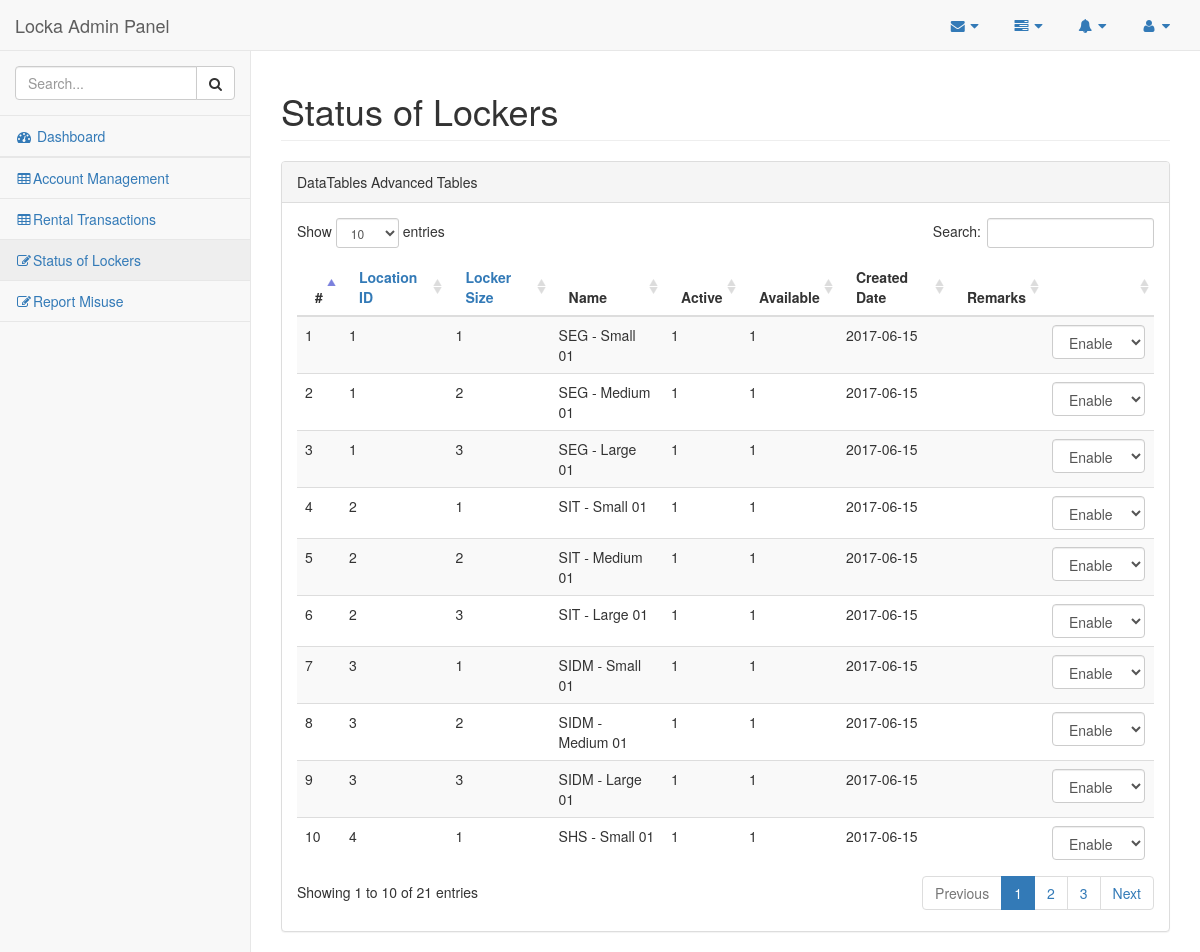
Page /index.php/lockerstatus on the committed database.
### tables this page shows
CREATE TABLE IF NOT EXISTS `tbl_locker` (
  `ID` int(11) NOT NULL,
  `Location_ID` int(11) NOT NULL COMMENT 'Location ID - foreign key from location table',
  `Locker_Size_ID` int(11) NOT NULL,
  `Name` varchar(45) DEFAULT NULL,
  `Desc` varchar(45) DEFAULT NULL,
  `Remarks` varchar(120) DEFAULT NULL,
  `Is_Available` tinyint(4) NOT NULL DEFAULT '0',
  `Is_Active` tinyint(4) NOT NULL DEFAULT '0',
  `Created_By` varchar(45) NOT NULL,
  `Created_Date` date NOT NULL,
  PRIMARY KEY (`ID`,`Location_ID`)
);

### application/controllers/LockerStatus.php (called while the page is built, shortened)
<?php
	class LockerStatus extends CI_Controller {
		public function index()
		{
			$this->load->model('AdminModel');
			$data['lockerlist'] = $this->AdminModel->GenerateLockerList();
			$this->load->view('Admin/AllLockerStatus', $data);
		}
	}
?>

### index.php (called while the page is built, shortened)
<?php
require_once BASEPATH.'core/CodeIgniter.php';

### application/models/AdminModel.php (called while the page is built, shortened)
<?php
	class AdminModel extends CI_Model
	{
		function GenerateLockerList()
		{
			$this->db->select('*');
			$this->db->from('tbl_locker');
			$query = $this->db->get();
			$result = $query->result();
			$list = Array();
			for ($i = 0; $i < count($result); $i++)
			{
				$list[$i] = (object)NULL;
				$list[$i]->Location_ID = $result[$i]->Location_ID;
				$list[$i]->Locker_Size_ID = $result[$i]->Locker_Size_ID;
				$list[$i]->Name = $result[$i]->Name;
				$list[$i]->Desc = $result[$i]->Desc;
				$list[$i]->Remarks = $result[$i]->Remarks;
				$list[$i]->Is_Active = $result[$i]->Is_Active;
				$list[$i]->Is_Available = $result[$i]->Is_Available;
				$list[$i]->Created_By = $result[$i]->Created_By;
				$list[$i]->Created_Date = $result[$i]->Created_Date;
			}
			return $list;
		}
	}
?>

### application/views/Admin/AllLockerStatus.php (the view, shortened to what this page needs)
<!DOCTYPE html>
<html lang="en">
<head>
    <link href="<?=base_url()?>assets/admin-bs/vendor/bootstrap/css/bootstrap.min.css" rel="stylesheet">
    <link href="<?=base_url()?>assets/admin-bs/vendor/metisMenu/metisMenu.min.css" rel="stylesheet">
    <link href="<?=base_url()?>assets/admin-bs/vendor/datatables-plugins/dataTables.bootstrap.css" rel="stylesheet">
    <link href="<?=base_url()?>assets/admin-bs/vendor/datatables-responsive/dataTables.responsive.css" rel="stylesheet">
    <link href="<?=base_url()?>assets/admin-bs/dist/css/sb-admin-2.css" rel="stylesheet">
    <link href="<?=base_url()?>assets/admin-bs/vendor/font-awesome/css/font-awesome.min.css" rel="stylesheet" type="text/css">
</head>
<body>
    <div id="wrapper">
        <nav class="navbar navbar-default navbar-static-top" role="navigation" style="margin-bottom: 0">
            <div class="navbar-header">
                <a class="navbar-brand" href="AdminHome">Locka Admin Panel</a>
            </div>
            <ul class="nav navbar-top-links navbar-right">
                <li class="dropdown">
                    <a class="dropdown-toggle" data-toggle="dropdown" href="#">
                        <i class="fa fa-envelope fa-fw"></i> <i class="fa fa-caret-down"></i>
                    </a>
                </li>
                <li class="dropdown">
                    <a class="dropdown-toggle" data-toggle="dropdown" href="#">
                        <i class="fa fa-tasks fa-fw"></i> <i class="fa fa-caret-down"></i>
                    </a>
                </li>
                <li class="dropdown">
                    <a class="dropdown-toggle" data-toggle="dropdown" href="#">
                        <i class="fa fa-bell fa-fw"></i> <i class="fa fa-caret-down"></i>
                    </a>
                </li>
                <li class="dropdown">
                    <a class="dropdown-toggle" data-toggle="dropdown" href="#">
                        <i class="fa fa-user fa-fw"></i> <i class="fa fa-caret-down"></i>
                    </a>
                </li>
            </ul>
            <div class="navbar-default sidebar" role="navigation">
                <div class="sidebar-nav navbar-collapse">
                    <ul class="nav" id="side-menu">
                        <li class="sidebar-search">
                            <div class="input-group custom-search-form">
                                <input type="text" class="form-control" placeholder="Search...">
                                <span class="input-group-btn">
                                <button class="btn btn-default" type="button">
                                    <i class="fa fa-search"></i>
                                </button>
                            </span>
                            </div>
                        </li>
                        <li>
                            <a href="adminlogin"><i class="fa fa-dashboard fa-fw"></i> Dashboard</a>
                        </li>
                        <li>
                        </li>
                        <li>
                            <a href="accountmanagement"><i class="fa fa-table fa-fw"></i>Account Management</a>
                        </li>
                        <li>
                            <a href="rentaltransactions"><i class="fa fa-table fa-fw"></i>Rental Transactions</a>
                        </li>
						<li>
                            <a href="lockerstatus"><i class="fa fa-edit fa-fw"></i>Status of Lockers</a>
                        </li>
						<li>
                            <a href="userreport"><i class="fa fa-edit fa-fw"></i>Report Misuse</a>
                        </li>
                    </ul>
                </div>
            </div>
        </nav>
        <div id="page-wrapper">
            <div class="row">
                <div class="col-lg-12">
                    <h1 class="page-header">Status of Lockers</h1>
                </div>
            </div>
            <div class="row">
                <div class="col-lg-12">
                    <div class="panel panel-default">
                        <div class="panel-heading">
                            DataTables Advanced Tables
                        </div>
                        <div class="panel-body">
                            <table width="100%" class="table table-striped" id="dataTables-example">
                                <thead>
                                    <tr>
                                        <th>#</th>
										<th>
										<a href="<?php echo base_url();?>LockerInfo"><i class=""></i> Location ID</a>
										</th>
										<th>
										<a href="<?php echo base_url();?>LockerSize"><i class=""></i> Locker Size</a>
										</th>
										<th>Name</th>
										<th>Active</th>
										<th>Available</th>
										<th>Created Date</th>
										<th>Remarks</th>
										<th></th>
										<tbody>
										<?php for ($i = 0; $i < count($lockerlist); ++$i) { ?>
										<tr>
										<td><?php echo ($i+1); ?></td>
										<td><?php echo $lockerlist[$i]->Location_ID; ?></td>
										<td><?php echo $lockerlist[$i]->Locker_Size_ID; ?></td>
										<td><?php echo $lockerlist[$i]->Name; ?></td>
										<td><?php echo $lockerlist[$i]->Is_Active; ?></td>
										<td><?php echo $lockerlist[$i]->Is_Available; ?></td>
										<td><?php echo $lockerlist[$i]->Created_Date; ?></td>
										<td><?php echo $lockerlist[$i]->Remarks; ?></td>
										<td><div class="form-group">
                                        <select class="form-control">
                                                <option>Enable</option>
                                        </select>
										</td>
                                        </div>
										</tr>
										<?php } ?>
</body>
</html>

### rows in the picture
tbl_locker: Location_ID "1", Locker_Size_ID "1", Name "SEG - Small 01", Is_Active "1", Is_Available "1", Created_Date "2017-06-15"
tbl_locker: Location_ID "1", Locker_Size_ID "2", Name "SEG - Medium 01", Is_Active "1", Is_Available "1", Created_Date "2017-06-15"
tbl_locker: Location_ID "1", Locker_Size_ID "3", Name "SEG - Large 01", Is_Active "1", Is_Available "1", Created_Date "2017-06-15"
tbl_locker: Location_ID "2", Locker_Size_ID "1", Name "SIT - Small 01", Is_Active "1", Is_Available "1", Created_Date "2017-06-15"
tbl_locker: Location_ID "2", Locker_Size_ID "2", Name "SIT - Medium 01", Is_Active "1", Is_Available "1", Created_Date "2017-06-15"
tbl_locker: Location_ID "2", Locker_Size_ID "3", Name "SIT - Large 01", Is_Active "1", Is_Available "1", Created_Date "2017-06-15"
tbl_locker: Location_ID "3", Locker_Size_ID "1", Name "SIDM - Small 01", Is_Active "1", Is_Available "1", Created_Date "2017-06-15"
tbl_locker: Location_ID "3", Locker_Size_ID "2", Name "SIDM - Medium 01", Is_Active "1", Is_Available "1", Created_Date "2017-06-15"
tbl_locker: Location_ID "3", Locker_Size_ID "3", Name "SIDM - Large 01", Is_Active "1", Is_Available "1", Created_Date "2017-06-15"
tbl_locker: Location_ID "4", Locker_Size_ID "1", Name "SHS - Small 01", Is_Active "1", Is_Available "1", Created_Date "2017-06-15"
